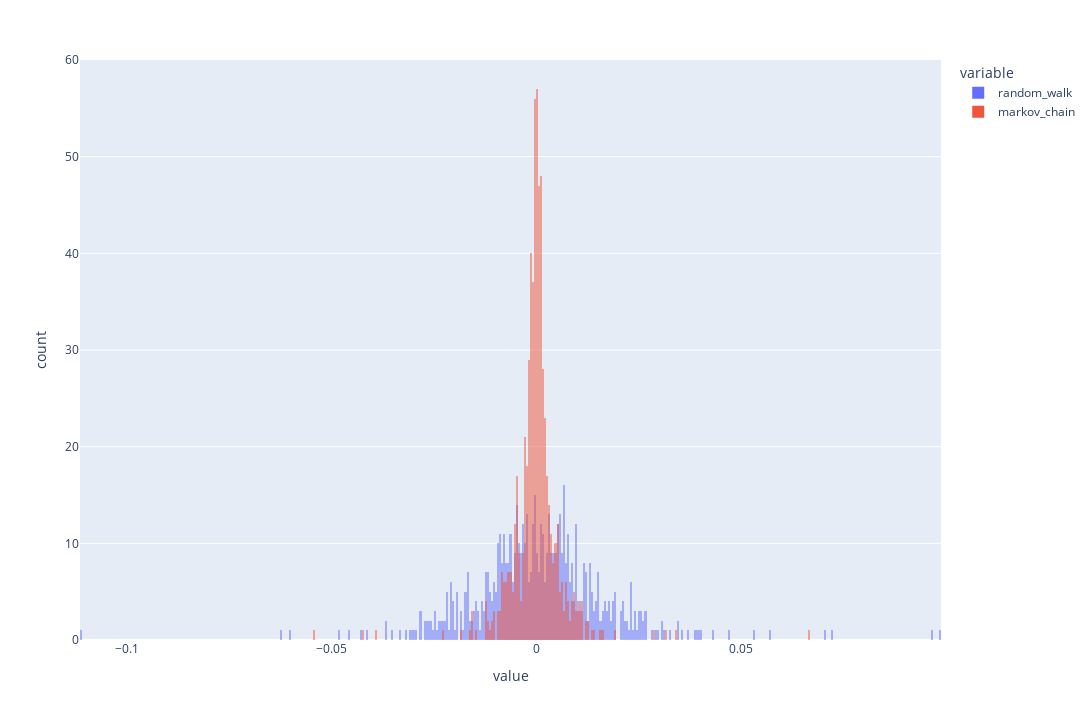

Notebook source saved alongside this figure:
### Markdown cell above
Abaixo, temos a comparação de duas premissas: 
- A Random Walk, que presume que a mehlor previsão do retorno é 0;
- A Cadeia de Markov, que presume que a tendência do retorno é previsível por meio de variáveis ocultas;

### Code cell
plx.histogram(
    data_frame=comparison.melt(),
    x='value',
    color='variable',
    barmode='overlay',
    nbins=512,
    height=720,
    width=1280,
)

### Figure 1 — Plotly figure (JSON) as saved in the notebook; plotly's stock layout.template omitted (floating-point values rounded to 4 significant figures; data arrays with more than 128 entries replaced by an {"elided": "..."} marker saying what was removed)
{"data": [{"alignmentgroup": "True", "bingroup": "x", "hovertemplate": "variable=random_walk<br>value=%{x}<br>count=%{y}<extra></extra>", "legendgroup": "random_walk", "marker": {"color": "#636efa", "opacity": 0.5, "pattern": {"shape": ""}}, "name": "random_walk", "nbinsx": 512, "offsetgroup": "random_walk", "orientation": "v", "showlegend": true, "type": "histogram", "x": {"elided": "655 float values"}, "xaxis": "x", "yaxis": "y"}, {"alignmentgroup": "True", "bingroup": "x", "hovertemplate": "variable=markov_chain<br>value=%{x}<br>count=%{y}<extra></extra>", "legendgroup": "markov_chain", "marker": {"color": "#EF553B", "opacity": 0.5, "pattern": {"shape": ""}}, "name": "markov_chain", "nbinsx": 512, "offsetgroup": "markov_chain", "orientation": "v", "showlegend": true, "type": "histogram", "x": {"elided": "655 float values"}, "xaxis": "x", "yaxis": "y"}], "layout": {"barmode": "overlay", "height": 720, "legend": {"title": {"text": "variable"}, "tracegroupgap": 0}, "margin": {"t": 60}, "width": 1280, "xaxis": {"anchor": "y", "domain": [0, 1], "title": {"text": "value"}}, "yaxis": {"anchor": "x", "domain": [0, 1], "title": {"text": "count"}}}}
